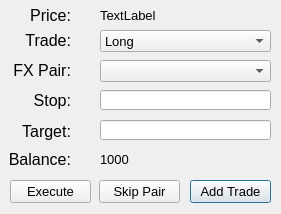
<?xml version="1.0" encoding="UTF-8"?>
<ui version="4.0">
 <class>NewTradeDialog</class>
 <widget class="QDialog" name="NewTradeDialog">
  <property name="geometry">
   <rect>
    <x>0</x>
    <y>0</y>
    <width>281</width>
    <height>214</height>
   </rect>
  </property>
  <property name="windowTitle">
   <string>New Trade</string>
  </property>
  <widget class="QLabel" name="label">
   <property name="geometry">
    <rect>
     <x>10</x>
     <y>0</y>
     <width>61</width>
     <height>31</height>
    </rect>
   </property>
   <property name="font">
    <font>
     <pointsize>12</pointsize>
    </font>
   </property>
   <property name="text">
    <string>Price:</string>
   </property>
   <property name="alignment">
    <set>Qt::AlignRight|Qt::AlignTrailing|Qt::AlignVCenter</set>
   </property>
  </widget>
  <widget class="QLabel" name="label_2">
   <property name="geometry">
    <rect>
     <x>10</x>
     <y>30</y>
     <width>61</width>
     <height>21</height>
    </rect>
   </property>
   <property name="font">
    <font>
     <pointsize>12</pointsize>
    </font>
   </property>
   <property name="text">
    <string>Trade:</string>
   </property>
   <property name="alignment">
    <set>Qt::AlignRight|Qt::AlignTrailing|Qt::AlignVCenter</set>
   </property>
  </widget>
  <widget class="QLabel" name="label_3">
   <property name="geometry">
    <rect>
     <x>10</x>
     <y>60</y>
     <width>61</width>
     <height>21</height>
    </rect>
   </property>
   <property name="font">
    <font>
     <pointsize>12</pointsize>
    </font>
   </property>
   <property name="text">
    <string>FX Pair:</string>
   </property>
   <property name="alignment">
    <set>Qt::AlignRight|Qt::AlignTrailing|Qt::AlignVCenter</set>
   </property>
  </widget>
  <widget class="QLabel" name="label_4">
   <property name="geometry">
    <rect>
     <x>10</x>
     <y>90</y>
     <width>61</width>
     <height>21</height>
    </rect>
   </property>
   <property name="font">
    <font>
     <pointsize>12</pointsize>
    </font>
   </property>
   <property name="text">
    <string>Stop:</string>
   </property>
   <property name="alignment">
    <set>Qt::AlignRight|Qt::AlignTrailing|Qt::AlignVCenter</set>
   </property>
  </widget>
  <widget class="QLabel" name="label_5">
   <property name="geometry">
    <rect>
     <x>10</x>
     <y>116</y>
     <width>61</width>
     <height>31</height>
    </rect>
   </property>
   <property name="font">
    <font>
     <pointsize>12</pointsize>
    </font>
   </property>
   <property name="text">
    <string>Target:</string>
   </property>
   <property name="alignment">
    <set>Qt::AlignRight|Qt::AlignTrailing|Qt::AlignVCenter</set>
   </property>
  </widget>
  <widget class="QLabel" name="priceLabel">
   <property name="geometry">
    <rect>
     <x>100</x>
     <y>0</y>
     <width>161</width>
     <height>31</height>
    </rect>
   </property>
   <property name="font">
    <font>
     <pointsize>10</pointsize>
    </font>
   </property>
   <property name="text">
    <string>TextLabel</string>
   </property>
   <property name="alignment">
    <set>Qt::AlignLeading|Qt::AlignLeft|Qt::AlignVCenter</set>
   </property>
  </widget>
  <widget class="QComboBox" name="tradeCombo">
   <property name="geometry">
    <rect>
     <x>100</x>
     <y>30</y>
     <width>171</width>
     <height>22</height>
    </rect>
   </property>
   <property name="font">
    <font>
     <pointsize>10</pointsize>
    </font>
   </property>
   <item>
    <property name="text">
     <string>Long</string>
    </property>
   </item>
   <item>
    <property name="text">
     <string>Short</string>
    </property>
   </item>
  </widget>
  <widget class="QComboBox" name="pairCombo">
   <property name="geometry">
    <rect>
     <x>100</x>
     <y>60</y>
     <width>171</width>
     <height>22</height>
    </rect>
   </property>
   <property name="font">
    <font>
     <pointsize>10</pointsize>
    </font>
   </property>
  </widget>
  <widget class="QPushButton" name="tradeButton">
   <property name="geometry">
    <rect>
     <x>190</x>
     <y>180</y>
     <width>81</width>
     <height>23</height>
    </rect>
   </property>
   <property name="font">
    <font>
     <pointsize>10</pointsize>
    </font>
   </property>
   <property name="text">
    <string>Add Trade</string>
   </property>
  </widget>
  <widget class="QLineEdit" name="stopEdit">
   <property name="geometry">
    <rect>
     <x>100</x>
     <y>90</y>
     <width>171</width>
     <height>20</height>
    </rect>
   </property>
   <property name="font">
    <font>
     <pointsize>10</pointsize>
    </font>
   </property>
   <property name="text">
    <string/>
   </property>
  </widget>
  <widget class="QLineEdit" name="targetEdit">
   <property name="geometry">
    <rect>
     <x>100</x>
     <y>120</y>
     <width>171</width>
     <height>20</height>
    </rect>
   </property>
   <property name="font">
    <font>
     <pointsize>10</pointsize>
    </font>
   </property>
   <property name="text">
    <string/>
   </property>
  </widget>
  <widget class="QPushButton" name="closeButton">
   <property name="geometry">
    <rect>
     <x>10</x>
     <y>180</y>
     <width>81</width>
     <height>23</height>
    </rect>
   </property>
   <property name="font">
    <font>
     <pointsize>10</pointsize>
    </font>
   </property>
   <property name="text">
    <string>Execute</string>
   </property>
  </widget>
  <widget class="QLabel" name="label_6">
   <property name="geometry">
    <rect>
     <x>10</x>
     <y>144</y>
     <width>61</width>
     <height>31</height>
    </rect>
   </property>
   <property name="font">
    <font>
     <pointsize>12</pointsize>
    </font>
   </property>
   <property name="text">
    <string>Balance:</string>
   </property>
   <property name="alignment">
    <set>Qt::AlignRight|Qt::AlignTrailing|Qt::AlignVCenter</set>
   </property>
  </widget>
  <widget class="QLabel" name="balanceLabel">
   <property name="geometry">
    <rect>
     <x>100</x>
     <y>144</y>
     <width>171</width>
     <height>31</height>
    </rect>
   </property>
   <property name="font">
    <font>
     <pointsize>10</pointsize>
    </font>
   </property>
   <property name="text">
    <string>1000</string>
   </property>
   <property name="alignment">
    <set>Qt::AlignLeading|Qt::AlignLeft|Qt::AlignVCenter</set>
   </property>
  </widget>
  <widget class="QPushButton" name="skipButton">
   <property name="geometry">
    <rect>
     <x>99</x>
     <y>180</y>
     <width>81</width>
     <height>23</height>
    </rect>
   </property>
   <property name="font">
    <font>
     <pointsize>10</pointsize>
    </font>
   </property>
   <property name="text">
    <string>Skip Pair</string>
   </property>
  </widget>
 </widget>
 <resources/>
 <connections/>
</ui>
